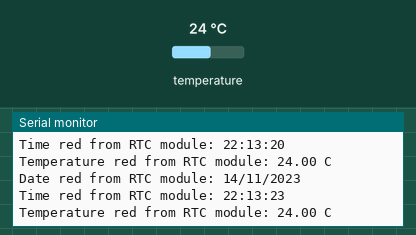
This sketch was run on a simulated Arduino Nano, built with avr-gcc and run on an emulated ATmega328P. Parts: the last lines printed to the serial monitor. The inputs (shaded band) are chosen by the test bench; at power-on: temperature 24 °C. The local clock reads 2024-03-15 10:24:30 at power-on unless the sketch sets it.

Above: at 3.9 s.
4.0 s: temperature set to 12 °C
At 6.6 s:
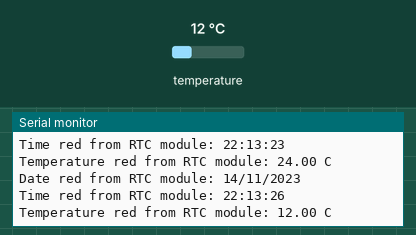
8.0 s: temperature set to 19 °C
At 9.8 s:
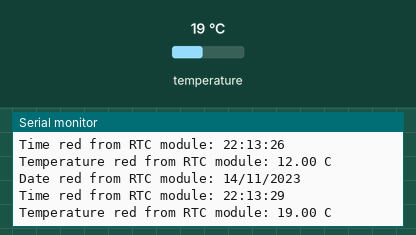
Timing chart, 0 to 11.3 s (numbered marks = the images above; inputs shaded):
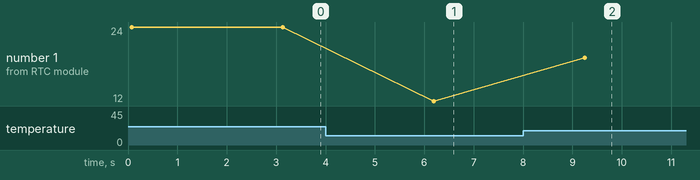

The sketch:

IoTPSP_RTC_NANO.ino
```cpp
// program to test an RTC module on the IoT Proto Shield Plus
// www.gtronicsShop.com


// select ARDUINO NANO or EVERY according to the device your are using
// tools->Board->"ARDUINO NANO xxxx"
// select port number


// this skecth uses the adafriut RTClib https://github.com/adafruit/RTClib

#include "RTClib.h"

#define SET_TIME_FROM_HOST_PC //comment this line if your DS3231 has a battery and the time and and has already been set

RTC_DS3231 rtc; //define the rtc object

void setup () {
  Serial.begin(9600);
  while (!Serial); // wait for serial port to connect. Needed for native USB

  if (! rtc.begin()) {
    Serial.println("Couldn't find RTC");
    Serial.flush();
    abort();
  }

#ifdef SET_TIME_FROM_HOST_PC
  // the following line sets the RTC to the date & time this sketch was compiled
  rtc.adjust(DateTime(F(__DATE__), F(__TIME__))); //set the time and date on the DS3231
#endif

}


void loop () {
    DateTime now = rtc.now();

    Serial.print("Date red from RTC module: ");
    Serial.print(now.day(), DEC);
    Serial.print('/');
    Serial.print(now.month(), DEC);
    Serial.print('/');
    Serial.print(now.year(), DEC);
    Serial.println();

    Serial.print("Time red from RTC module: ");
    Serial.print(now.hour(), DEC);
    Serial.print(':');
    Serial.print(now.minute(), DEC);
    Serial.print(':');
    Serial.print(now.second(), DEC);
    Serial.println();

    Serial.print("Temperature red from RTC module: ");
    Serial.print(rtc.getTemperature());
    Serial.println(" C");

    Serial.println();
    delay(3000);
}
```

Measured:
- after the input at 4.0 s, the serial monitor: prints a new line after 2.2 s (image 1)
- after the input at 8.0 s, the serial monitor: prints a new line after 1.3 s (image 2)
- plotted number 1: 24 → 12 after the input at 4.0 s, 12 → 19 after the input at 8.0 s
